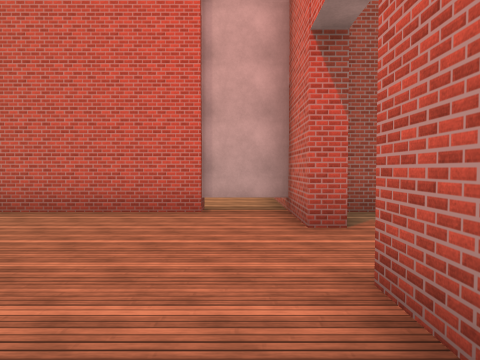
View 1 (above)

12 first-person views from a walk through a Unity game level. The camera is 1.5 m above the floor, tilts 2° down and sees 75° across. The floor is counted in squares, 2 m on a side. Each view is taken from the middle of a square. On the plan, view 1 faces up. The plan holds only what a view shows up to about 10 squares ahead; the rest is blank. The place goes on beyond the plan. Some trees and plants on the terrain are drawn as simple stand-ins. The player is left out. Door leaves are left out, so doorways stand open. Some surface patterns are stand-ins.

View 2
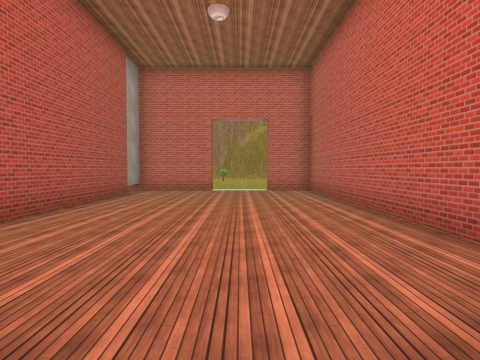

View 3
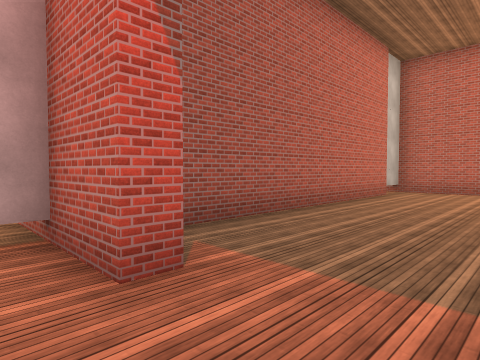

View 4
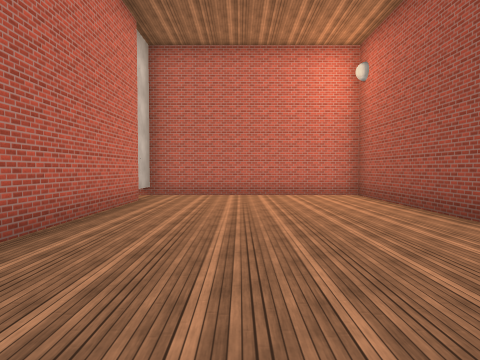

View 5
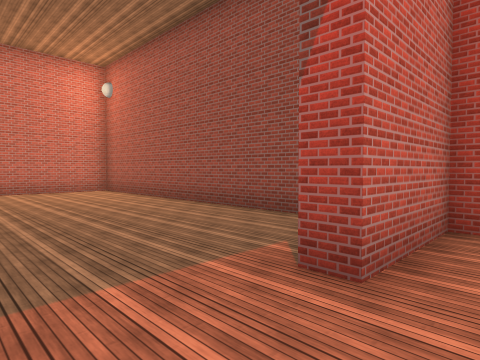

View 6
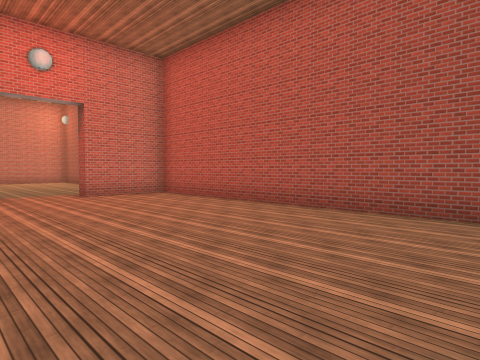

View 7
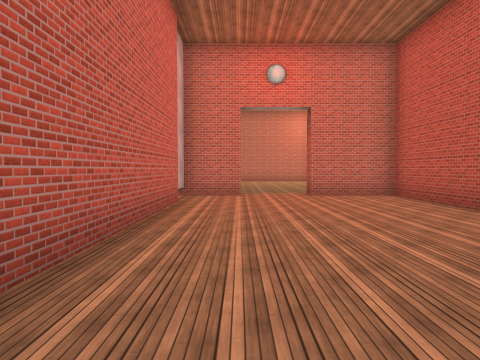

View 8
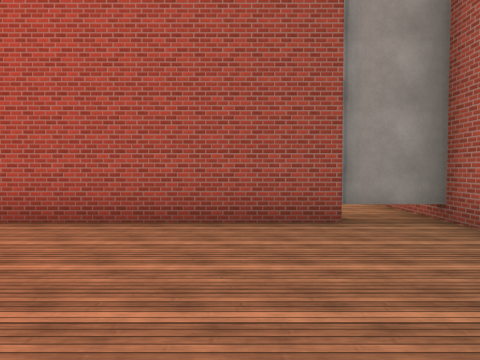

View 9
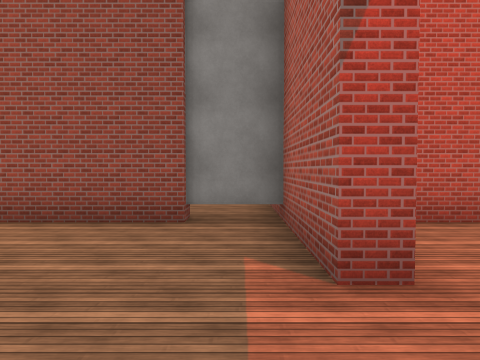

View 10
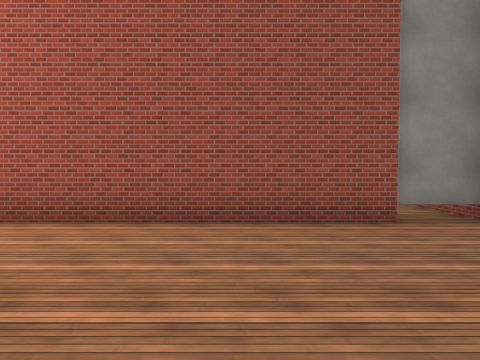

View 11
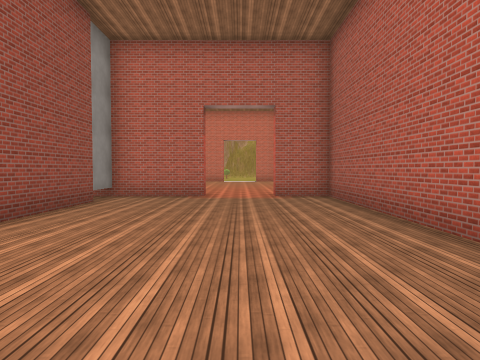

View 12
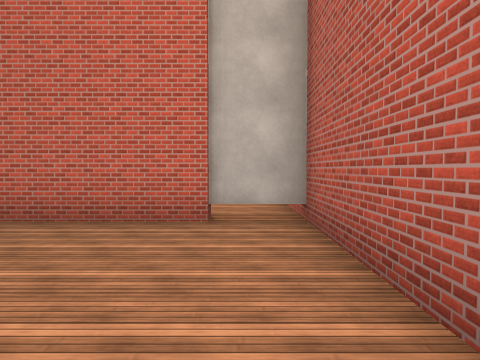

### Floor plan
Points are (right, up) in squares from view 1. A wall is a line through its corners. A room is listed if a view was taken in it or the views show most of it. See-through windows are left out.
Room 1 (views 1, 3, 5, 6, 7, 8)
walls: (0.9, 4) (0.9, 6.5); (0.9, 5.5) (-8, 5.5); (-8.5, -0.4) (0.9, -0.4) (0.9, 2)
ways out: open door at (1, 3) to room 2
Room 2 (views 2, 4, 9, 10, 11, 12)
walls: (1.4, 2) (1.4, -1.9); (11, 5.5) (1.4, 5.5) (1.4, 4); (1.2, -0.4) (11, -0.4) (11, 7.2)
ways out: open door at (1, 3) to room 1

Positions as (right, up) in squares from view 1, and headings:
1: (0, 0), facing up
2: (2, 3), facing left
3: (0, 2), facing up-right
4: (2, 3), facing right
5: (0, 4), facing down-right
6: (-8, 5), facing down-right
7: (-8, 4), facing right
8: (-6, 4), facing down
9: (2, 4), facing down
10: (5, 4), facing down
11: (10, 3), facing left
12: (10, 1), facing up
